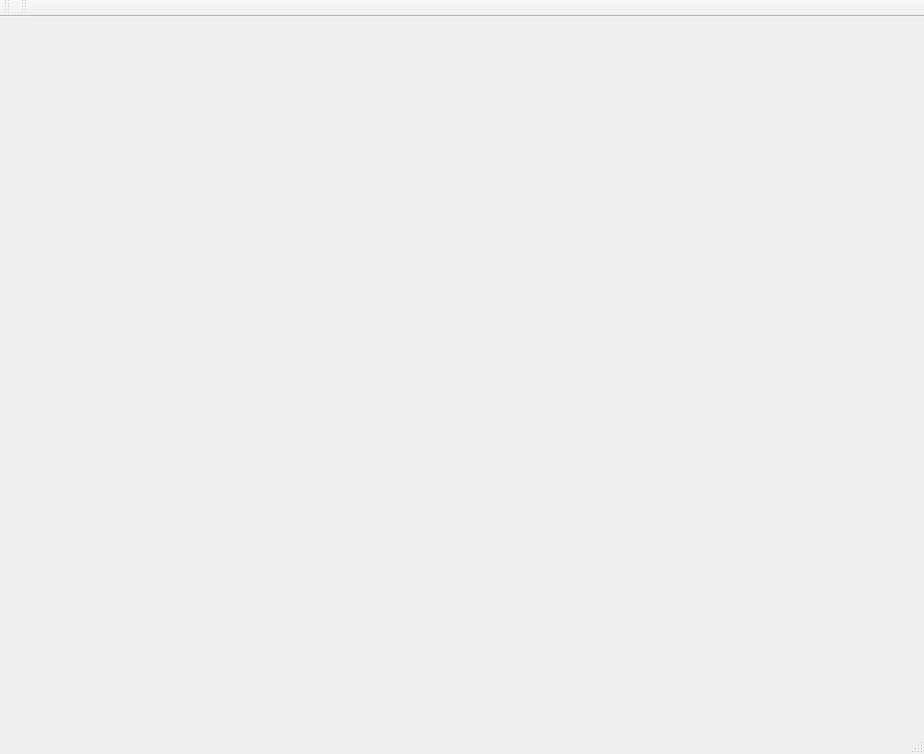
<?xml version="1.0" encoding="UTF-8"?>
<ui version="4.0">
 <class>MainWindow</class>
 <widget class="QMainWindow" name="MainWindow">
  <property name="geometry">
   <rect>
    <x>0</x>
    <y>0</y>
    <width>924</width>
    <height>754</height>
   </rect>
  </property>
  <property name="windowTitle">
   <string>MainWindow</string>
  </property>
  <widget class="QWidget" name="centralWidget">
   <layout class="QHBoxLayout" name="horizontalLayout">
    <item>
     <layout class="QVBoxLayout" name="verticalLayout"/>
    </item>
   </layout>
  </widget>
  <widget class="QMenuBar" name="menuBar">
   <property name="geometry">
    <rect>
     <x>0</x>
     <y>0</y>
     <width>924</width>
     <height>22</height>
    </rect>
   </property>
  </widget>
  <widget class="QToolBar" name="mainToolBar">
   <attribute name="toolBarArea">
    <enum>TopToolBarArea</enum>
   </attribute>
   <attribute name="toolBarBreak">
    <bool>false</bool>
   </attribute>
  </widget>
  <widget class="QStatusBar" name="statusBar"/>
  <widget class="QToolBar" name="toolBar">
   <property name="windowTitle">
    <string>toolBar</string>
   </property>
   <attribute name="toolBarArea">
    <enum>TopToolBarArea</enum>
   </attribute>
   <attribute name="toolBarBreak">
    <bool>false</bool>
   </attribute>
  </widget>
 </widget>
 <layoutdefault spacing="6" margin="11"/>
 <resources/>
 <connections/>
</ui>
